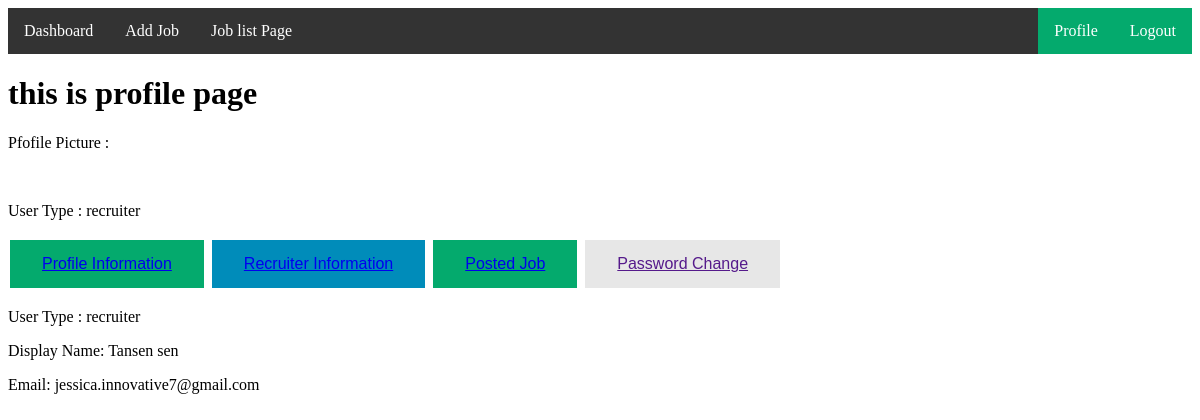
/profileinfoPage/ (signed in), run on the app's committed database.
### job_portal_App/models.py (models this page shows)
class custom_user_model(AbstractUser):
    Usertype=[
        ('recruiter','Recruiter'),
        ('jobseeker','Jobseeker'),
    ]
    user_type=models.CharField(choices=Usertype,max_length=100,null=True)
    display_name=models.CharField(max_length=100,null=True)
    profile_picture=models.ImageField(upload_to='media/profilephoto',null=True)

### job_portal_Project/views.py (the view)
# urls.py: path('profileinfoPage/',profileinfoPage,name="profileinfoPage"),
@login_required
def profileinfoPage(request):
    return render(request,'profile/profileinfoPage.html')

### Template/profile/profileinfoPage.html
{% extends 'profile/profilePage.html' %}
{% block profile %}
<p>User Type : {{user.user_type}}</p>
<p>Display Name: {{user.display_name}}</p>
<p>Email: {{user.email}}</p>
{% endblock profile %}

### Template/profile/profilePage.html (shortened to what this page needs)
{% extends 'common/base.html' %}
{% block content %}
<h1>this is profile page</h1>
<P>Pfofile Picture :</P>
<p>User Type : {{user.user_type}}</p>
<!DOCTYPE html>
<html>
<head>
</head>
<body>
{% include "profile/profilenav.html" %}
{% block profile %}
{% endblock profile %}
</body>
</html>
{% endblock content %}

### data on the page
custom_user_model: user_type "recruiter", display_name "Tansen sen", email "jessica.innovative7@gmail.com"
